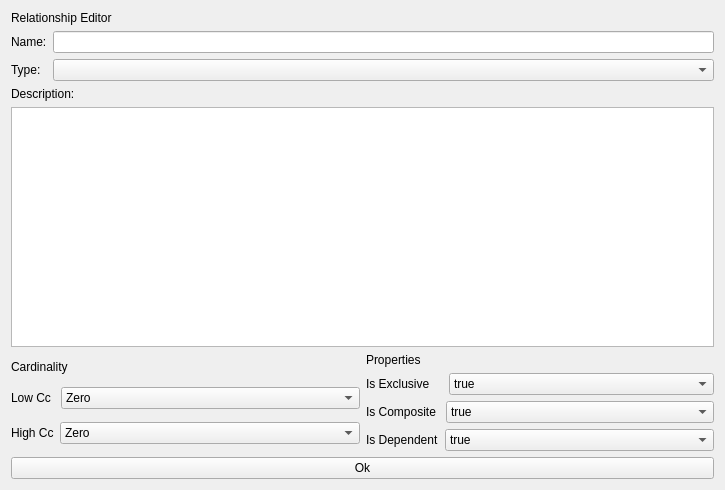
<?xml version="1.0" encoding="UTF-8"?>
<ui version="4.0">
 <class>dbse::SchemaRelationshipEditor</class>
 <widget class="QWidget" name="dbse::SchemaRelationshipEditor">
  <property name="geometry">
   <rect>
    <x>0</x>
    <y>0</y>
    <width>725</width>
    <height>490</height>
   </rect>
  </property>
  <property name="windowTitle">
   <string>Form</string>
  </property>
  <layout class="QVBoxLayout" name="verticalLayout_5">
   <item>
    <widget class="QLabel" name="label_9">
     <property name="palette">
      <palette>
       <active>
        <colorrole role="WindowText">
         <brush brushstyle="SolidPattern">
          <color alpha="255">
           <red>0</red>
           <green>0</green>
           <blue>0</blue>
          </color>
         </brush>
        </colorrole>
        <colorrole role="Button">
         <brush brushstyle="SolidPattern">
          <color alpha="255">
           <red>255</red>
           <green>0</green>
           <blue>0</blue>
          </color>
         </brush>
        </colorrole>
        <colorrole role="Light">
         <brush brushstyle="SolidPattern">
          <color alpha="255">
           <red>255</red>
           <green>127</green>
           <blue>127</blue>
          </color>
         </brush>
        </colorrole>
        <colorrole role="Midlight">
         <brush brushstyle="SolidPattern">
          <color alpha="255">
           <red>255</red>
           <green>63</green>
           <blue>63</blue>
          </color>
         </brush>
        </colorrole>
        <colorrole role="Dark">
         <brush brushstyle="SolidPattern">
          <color alpha="255">
           <red>127</red>
           <green>0</green>
           <blue>0</blue>
          </color>
         </brush>
        </colorrole>
        <colorrole role="Mid">
         <brush brushstyle="SolidPattern">
          <color alpha="255">
           <red>170</red>
           <green>0</green>
           <blue>0</blue>
          </color>
         </brush>
        </colorrole>
        <colorrole role="Text">
         <brush brushstyle="SolidPattern">
          <color alpha="255">
           <red>0</red>
           <green>0</green>
           <blue>0</blue>
          </color>
         </brush>
        </colorrole>
        <colorrole role="BrightText">
         <brush brushstyle="SolidPattern">
          <color alpha="255">
           <red>255</red>
           <green>255</green>
           <blue>255</blue>
          </color>
         </brush>
        </colorrole>
        <colorrole role="ButtonText">
         <brush brushstyle="SolidPattern">
          <color alpha="255">
           <red>0</red>
           <green>0</green>
           <blue>0</blue>
          </color>
         </brush>
        </colorrole>
        <colorrole role="Base">
         <brush brushstyle="SolidPattern">
          <color alpha="255">
           <red>255</red>
           <green>255</green>
           <blue>255</blue>
          </color>
         </brush>
        </colorrole>
        <colorrole role="Window">
         <brush brushstyle="SolidPattern">
          <color alpha="255">
           <red>255</red>
           <green>0</green>
           <blue>0</blue>
          </color>
         </brush>
        </colorrole>
        <colorrole role="Shadow">
         <brush brushstyle="SolidPattern">
          <color alpha="255">
           <red>0</red>
           <green>0</green>
           <blue>0</blue>
          </color>
         </brush>
        </colorrole>
        <colorrole role="AlternateBase">
         <brush brushstyle="SolidPattern">
          <color alpha="255">
           <red>255</red>
           <green>127</green>
           <blue>127</blue>
          </color>
         </brush>
        </colorrole>
        <colorrole role="ToolTipBase">
         <brush brushstyle="SolidPattern">
          <color alpha="255">
           <red>255</red>
           <green>255</green>
           <blue>220</blue>
          </color>
         </brush>
        </colorrole>
        <colorrole role="ToolTipText">
         <brush brushstyle="SolidPattern">
          <color alpha="255">
           <red>0</red>
           <green>0</green>
           <blue>0</blue>
          </color>
         </brush>
        </colorrole>
       </active>
       <inactive>
        <colorrole role="WindowText">
         <brush brushstyle="SolidPattern">
          <color alpha="255">
           <red>0</red>
           <green>0</green>
           <blue>0</blue>
          </color>
         </brush>
        </colorrole>
        <colorrole role="Button">
         <brush brushstyle="SolidPattern">
          <color alpha="255">
           <red>255</red>
           <green>0</green>
           <blue>0</blue>
          </color>
         </brush>
        </colorrole>
        <colorrole role="Light">
         <brush brushstyle="SolidPattern">
          <color alpha="255">
           <red>255</red>
           <green>127</green>
           <blue>127</blue>
          </color>
         </brush>
        </colorrole>
        <colorrole role="Midlight">
         <brush brushstyle="SolidPattern">
          <color alpha="255">
           <red>255</red>
           <green>63</green>
           <blue>63</blue>
          </color>
         </brush>
        </colorrole>
        <colorrole role="Dark">
         <brush brushstyle="SolidPattern">
          <color alpha="255">
           <red>127</red>
           <green>0</green>
           <blue>0</blue>
          </color>
         </brush>
        </colorrole>
        <colorrole role="Mid">
         <brush brushstyle="SolidPattern">
          <color alpha="255">
           <red>170</red>
           <green>0</green>
           <blue>0</blue>
          </color>
         </brush>
        </colorrole>
        <colorrole role="Text">
         <brush brushstyle="SolidPattern">
          <color alpha="255">
           <red>0</red>
           <green>0</green>
           <blue>0</blue>
          </color>
         </brush>
        </colorrole>
        <colorrole role="BrightText">
         <brush brushstyle="SolidPattern">
          <color alpha="255">
           <red>255</red>
           <green>255</green>
           <blue>255</blue>
          </color>
         </brush>
        </colorrole>
        <colorrole role="ButtonText">
         <brush brushstyle="SolidPattern">
          <color alpha="255">
           <red>0</red>
           <green>0</green>
           <blue>0</blue>
          </color>
         </brush>
        </colorrole>
        <colorrole role="Base">
         <brush brushstyle="SolidPattern">
          <color alpha="255">
           <red>255</red>
           <green>255</green>
           <blue>255</blue>
          </color>
         </brush>
        </colorrole>
        <colorrole role="Window">
         <brush brushstyle="SolidPattern">
          <color alpha="255">
           <red>255</red>
           <green>0</green>
           <blue>0</blue>
          </color>
         </brush>
        </colorrole>
        <colorrole role="Shadow">
         <brush brushstyle="SolidPattern">
          <color alpha="255">
           <red>0</red>
           <green>0</green>
           <blue>0</blue>
          </color>
         </brush>
        </colorrole>
        <colorrole role="AlternateBase">
         <brush brushstyle="SolidPattern">
          <color alpha="255">
           <red>255</red>
           <green>127</green>
           <blue>127</blue>
          </color>
         </brush>
        </colorrole>
        <colorrole role="ToolTipBase">
         <brush brushstyle="SolidPattern">
          <color alpha="255">
           <red>255</red>
           <green>255</green>
           <blue>220</blue>
          </color>
         </brush>
        </colorrole>
        <colorrole role="ToolTipText">
         <brush brushstyle="SolidPattern">
          <color alpha="255">
           <red>0</red>
           <green>0</green>
           <blue>0</blue>
          </color>
         </brush>
        </colorrole>
       </inactive>
       <disabled>
        <colorrole role="WindowText">
         <brush brushstyle="SolidPattern">
          <color alpha="255">
           <red>127</red>
           <green>0</green>
           <blue>0</blue>
          </color>
         </brush>
        </colorrole>
        <colorrole role="Button">
         <brush brushstyle="SolidPattern">
          <color alpha="255">
           <red>255</red>
           <green>0</green>
           <blue>0</blue>
          </color>
         </brush>
        </colorrole>
        <colorrole role="Light">
         <brush brushstyle="SolidPattern">
          <color alpha="255">
           <red>255</red>
           <green>127</green>
           <blue>127</blue>
          </color>
         </brush>
        </colorrole>
        <colorrole role="Midlight">
         <brush brushstyle="SolidPattern">
          <color alpha="255">
           <red>255</red>
           <green>63</green>
           <blue>63</blue>
          </color>
         </brush>
        </colorrole>
        <colorrole role="Dark">
         <brush brushstyle="SolidPattern">
          <color alpha="255">
           <red>127</red>
           <green>0</green>
           <blue>0</blue>
          </color>
         </brush>
        </colorrole>
        <colorrole role="Mid">
         <brush brushstyle="SolidPattern">
          <color alpha="255">
           <red>170</red>
           <green>0</green>
           <blue>0</blue>
          </color>
         </brush>
        </colorrole>
        <colorrole role="Text">
         <brush brushstyle="SolidPattern">
          <color alpha="255">
           <red>127</red>
           <green>0</green>
           <blue>0</blue>
          </color>
         </brush>
        </colorrole>
        <colorrole role="BrightText">
         <brush brushstyle="SolidPattern">
          <color alpha="255">
           <red>255</red>
           <green>255</green>
           <blue>255</blue>
          </color>
         </brush>
        </colorrole>
        <colorrole role="ButtonText">
         <brush brushstyle="SolidPattern">
          <color alpha="255">
           <red>127</red>
           <green>0</green>
           <blue>0</blue>
          </color>
         </brush>
        </colorrole>
        <colorrole role="Base">
         <brush brushstyle="SolidPattern">
          <color alpha="255">
           <red>255</red>
           <green>0</green>
           <blue>0</blue>
          </color>
         </brush>
        </colorrole>
        <colorrole role="Window">
         <brush brushstyle="SolidPattern">
          <color alpha="255">
           <red>255</red>
           <green>0</green>
           <blue>0</blue>
          </color>
         </brush>
        </colorrole>
        <colorrole role="Shadow">
         <brush brushstyle="SolidPattern">
          <color alpha="255">
           <red>0</red>
           <green>0</green>
           <blue>0</blue>
          </color>
         </brush>
        </colorrole>
        <colorrole role="AlternateBase">
         <brush brushstyle="SolidPattern">
          <color alpha="255">
           <red>255</red>
           <green>0</green>
           <blue>0</blue>
          </color>
         </brush>
        </colorrole>
        <colorrole role="ToolTipBase">
         <brush brushstyle="SolidPattern">
          <color alpha="255">
           <red>255</red>
           <green>255</green>
           <blue>220</blue>
          </color>
         </brush>
        </colorrole>
        <colorrole role="ToolTipText">
         <brush brushstyle="SolidPattern">
          <color alpha="255">
           <red>0</red>
           <green>0</green>
           <blue>0</blue>
          </color>
         </brush>
        </colorrole>
       </disabled>
      </palette>
     </property>
     <property name="text">
      <string>Relationship Editor</string>
     </property>
    </widget>
   </item>
   <item>
    <layout class="QHBoxLayout" name="horizontalLayout_3">
     <item>
      <widget class="QLabel" name="label">
       <property name="text">
        <string>Name:</string>
       </property>
      </widget>
     </item>
     <item>
      <widget class="QLineEdit" name="RelationshipNameLineEdit"/>
     </item>
    </layout>
   </item>
   <item>
    <layout class="QHBoxLayout" name="horizontalLayout_4">
     <item>
      <widget class="QLabel" name="label_5">
       <property name="sizePolicy">
        <sizepolicy hsizetype="Fixed" vsizetype="Preferred">
         <horstretch>0</horstretch>
         <verstretch>0</verstretch>
        </sizepolicy>
       </property>
       <property name="text">
        <string>Type:  </string>
       </property>
      </widget>
     </item>
     <item>
      <widget class="QComboBox" name="RelationshipTypeComboBox">
       <property name="editable">
        <bool>false</bool>
       </property>
      </widget>
     </item>
    </layout>
   </item>
   <item>
    <layout class="QVBoxLayout" name="verticalLayout">
     <item>
      <widget class="QLabel" name="label_2">
       <property name="text">
        <string>Description:</string>
       </property>
      </widget>
     </item>
     <item>
      <widget class="QPlainTextEdit" name="RelationshipDescriptionTextEdit"/>
     </item>
    </layout>
   </item>
   <item>
    <layout class="QHBoxLayout" name="horizontalLayout_8">
     <item>
      <layout class="QVBoxLayout" name="verticalLayout_2">
       <item>
        <widget class="QLabel" name="label_10">
         <property name="sizePolicy">
          <sizepolicy hsizetype="Preferred" vsizetype="Fixed">
           <horstretch>0</horstretch>
           <verstretch>0</verstretch>
          </sizepolicy>
         </property>
         <property name="text">
          <string>Cardinality</string>
         </property>
        </widget>
       </item>
       <item>
        <layout class="QHBoxLayout" name="horizontalLayout">
         <item>
          <widget class="QLabel" name="label_3">
           <property name="enabled">
            <bool>true</bool>
           </property>
           <property name="sizePolicy">
            <sizepolicy hsizetype="Fixed" vsizetype="Preferred">
             <horstretch>0</horstretch>
             <verstretch>0</verstretch>
            </sizepolicy>
           </property>
           <property name="minimumSize">
            <size>
             <width>0</width>
             <height>0</height>
            </size>
           </property>
           <property name="text">
            <string>Low Cc </string>
           </property>
          </widget>
         </item>
         <item>
          <widget class="QComboBox" name="LowCcCombo">
           <item>
            <property name="text">
             <string>Zero</string>
            </property>
           </item>
           <item>
            <property name="text">
             <string>One</string>
            </property>
           </item>
           <item>
            <property name="text">
             <string>Many</string>
            </property>
           </item>
          </widget>
         </item>
        </layout>
       </item>
       <item>
        <layout class="QHBoxLayout" name="horizontalLayout_2">
         <item>
          <widget class="QLabel" name="label_4">
           <property name="sizePolicy">
            <sizepolicy hsizetype="Fixed" vsizetype="Preferred">
             <horstretch>0</horstretch>
             <verstretch>0</verstretch>
            </sizepolicy>
           </property>
           <property name="minimumSize">
            <size>
             <width>0</width>
             <height>0</height>
            </size>
           </property>
           <property name="text">
            <string>High Cc</string>
           </property>
          </widget>
         </item>
         <item>
          <widget class="QComboBox" name="HighCcCombo">
           <item>
            <property name="text">
             <string>Zero</string>
            </property>
           </item>
           <item>
            <property name="text">
             <string>One</string>
            </property>
           </item>
           <item>
            <property name="text">
             <string>Many</string>
            </property>
           </item>
          </widget>
         </item>
        </layout>
       </item>
      </layout>
     </item>
     <item>
      <layout class="QVBoxLayout" name="verticalLayout_3">
       <item>
        <widget class="QLabel" name="label_11">
         <property name="text">
          <string>Properties</string>
         </property>
        </widget>
       </item>
       <item>
        <layout class="QHBoxLayout" name="horizontalLayout_6">
         <item>
          <widget class="QLabel" name="label_6">
           <property name="sizePolicy">
            <sizepolicy hsizetype="Fixed" vsizetype="Preferred">
             <horstretch>0</horstretch>
             <verstretch>0</verstretch>
            </sizepolicy>
           </property>
           <property name="text">
            <string>Is Exclusive    </string>
           </property>
          </widget>
         </item>
         <item>
          <widget class="QComboBox" name="IsExclusiveCombo">
           <item>
            <property name="text">
             <string>true</string>
            </property>
           </item>
           <item>
            <property name="text">
             <string>false</string>
            </property>
           </item>
          </widget>
         </item>
        </layout>
       </item>
       <item>
        <layout class="QHBoxLayout" name="horizontalLayout_5">
         <item>
          <widget class="QLabel" name="label_7">
           <property name="sizePolicy">
            <sizepolicy hsizetype="Fixed" vsizetype="Preferred">
             <horstretch>0</horstretch>
             <verstretch>0</verstretch>
            </sizepolicy>
           </property>
           <property name="text">
            <string>Is Composite </string>
           </property>
          </widget>
         </item>
         <item>
          <widget class="QComboBox" name="IsCompositeCombo">
           <item>
            <property name="text">
             <string>true</string>
            </property>
           </item>
           <item>
            <property name="text">
             <string>false</string>
            </property>
           </item>
          </widget>
         </item>
        </layout>
       </item>
       <item>
        <layout class="QHBoxLayout" name="horizontalLayout_7">
         <item>
          <widget class="QLabel" name="label_8">
           <property name="sizePolicy">
            <sizepolicy hsizetype="Fixed" vsizetype="Preferred">
             <horstretch>0</horstretch>
             <verstretch>0</verstretch>
            </sizepolicy>
           </property>
           <property name="text">
            <string>Is Dependent</string>
           </property>
          </widget>
         </item>
         <item>
          <widget class="QComboBox" name="IsDependentCombo">
           <item>
            <property name="text">
             <string>true</string>
            </property>
           </item>
           <item>
            <property name="text">
             <string>false</string>
            </property>
           </item>
          </widget>
         </item>
        </layout>
       </item>
      </layout>
     </item>
    </layout>
   </item>
   <item>
    <layout class="QVBoxLayout" name="verticalLayout_4">
     <item>
      <widget class="QPushButton" name="SaveButton">
       <property name="text">
        <string>Ok</string>
       </property>
      </widget>
     </item>
    </layout>
   </item>
  </layout>
 </widget>
 <resources/>
 <connections/>
</ui>
